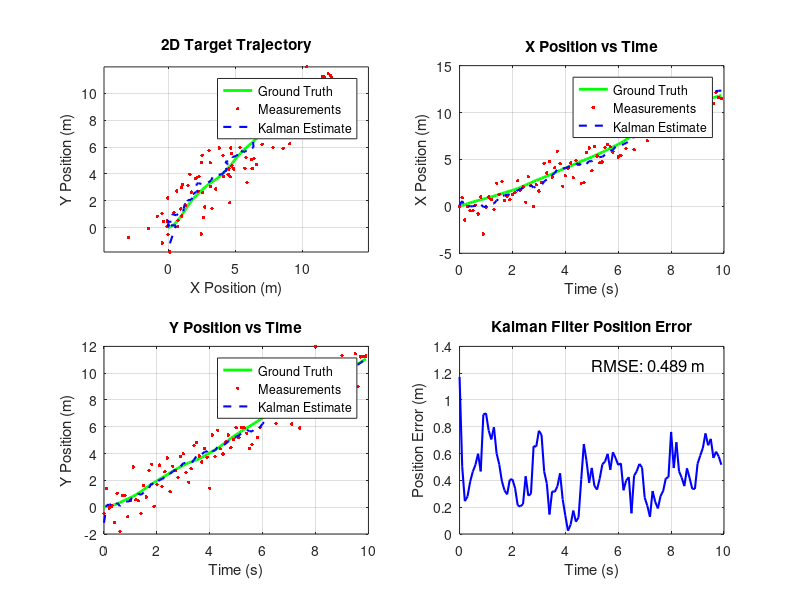

This chart was generated by the following MATLAB code: (Note: this script raises an error after producing the figure.)
% TRACKING_DEMO Multi-target tracking demonstration using Stone Soup Simulink blocks
%
%   This script demonstrates how to use the Stone Soup Simulink library
%   to perform Kalman filtering for target tracking.
%
%   The demo creates a simple tracking scenario with:
%   - A constant velocity target
%   - Noisy position measurements
%   - Kalman filter for state estimation
%
% SPDX-FileCopyrightText: 2017-2025 Stone Soup contributors
% SPDX-License-Identifier: MIT

%% Setup
clear; clc;

% Add path to Simulink library
libDir = fileparts(mfilename('fullpath'));
parentDir = fileparts(libDir);
addpath(parentDir);

%% Simulation Parameters
dt = 0.1;           % Time step (seconds)
T = 10;             % Total simulation time (seconds)
N = T / dt;         % Number of time steps

% State: [x, vx, y, vy]' - position and velocity in 2D
state_dim = 4;
meas_dim = 2;       % Measure position only: [x, y]'

%% Target Motion Model (Constant Velocity)
% State transition matrix
F = [1 dt 0  0;
     0  1 0  0;
     0  0 1 dt;
     0  0 0  1];

% Process noise (acceleration disturbance)
q = 0.1;  % Process noise intensity
Q_block = [dt^3/3, dt^2/2;
           dt^2/2, dt] * q;
Q = blkdiag(Q_block, Q_block);

%% Measurement Model
% Measurement matrix (observe position only)
H = [1 0 0 0;
     0 0 1 0];

% Measurement noise covariance
r = 1.0;  % Measurement noise standard deviation
R = r^2 * eye(meas_dim);

%% Initial State
x0_true = [0; 1; 0; 0.5];  % Start at origin, moving diagonally
P0 = diag([1, 0.1, 1, 0.1]);  % Initial uncertainty

%% Generate Ground Truth and Measurements
rng(42);  % For reproducibility

% Preallocate
x_true = zeros(state_dim, N);
z_meas = zeros(meas_dim, N);

x_true(:, 1) = x0_true;
z_meas(:, 1) = H * x_true(:, 1) + r * randn(meas_dim, 1);

for k = 2:N
    % Process noise
    w = chol(Q)' * randn(state_dim, 1);
    x_true(:, k) = F * x_true(:, k-1) + w;

    % Measurement noise
    v = r * randn(meas_dim, 1);
    z_meas(:, k) = H * x_true(:, k) + v;
end

%% Kalman Filter (MATLAB Implementation for Comparison)
x_est = zeros(state_dim, N);
P_est = zeros(state_dim, state_dim, N);

% Initialize
x_est(:, 1) = x0_true + chol(P0)' * randn(state_dim, 1);  % Noisy initial estimate
P_est(:, :, 1) = P0;

for k = 2:N
    % Predict
    x_pred = F * x_est(:, k-1);
    P_pred = F * P_est(:, :, k-1) * F' + Q;

    % Update
    y = z_meas(:, k) - H * x_pred;  % Innovation
    S = H * P_pred * H' + R;         % Innovation covariance
    K = P_pred * H' / S;             % Kalman gain

    x_est(:, k) = x_pred + K * y;
    I_KH = eye(state_dim) - K * H;
    P_est(:, :, k) = I_KH * P_pred * I_KH' + K * R * K';
end

%% Plotting
figure('Name', 'Multi-Target Tracking Demo', 'Position', [100 100 1200 800]);

% Subplot 1: 2D trajectory
subplot(2, 2, 1);
plot(x_true(1, :), x_true(3, :), 'g-', 'LineWidth', 2, 'DisplayName', 'Ground Truth');
hold on;
plot(z_meas(1, :), z_meas(2, :), 'r.', 'MarkerSize', 8, 'DisplayName', 'Measurements');
plot(x_est(1, :), x_est(3, :), 'b--', 'LineWidth', 1.5, 'DisplayName', 'Kalman Estimate');
xlabel('X Position (m)');
ylabel('Y Position (m)');
title('2D Target Trajectory');
legend('Location', 'best');
grid on;
axis equal;

% Subplot 2: X position over time
subplot(2, 2, 2);
t = (0:N-1) * dt;
plot(t, x_true(1, :), 'g-', 'LineWidth', 2, 'DisplayName', 'Ground Truth');
hold on;
plot(t, z_meas(1, :), 'r.', 'MarkerSize', 8, 'DisplayName', 'Measurements');
plot(t, x_est(1, :), 'b--', 'LineWidth', 1.5, 'DisplayName', 'Kalman Estimate');
xlabel('Time (s)');
ylabel('X Position (m)');
title('X Position vs Time');
legend('Location', 'best');
grid on;

% Subplot 3: Y position over time
subplot(2, 2, 3);
plot(t, x_true(3, :), 'g-', 'LineWidth', 2, 'DisplayName', 'Ground Truth');
hold on;
plot(t, z_meas(2, :), 'r.', 'MarkerSize', 8, 'DisplayName', 'Measurements');
plot(t, x_est(3, :), 'b--', 'LineWidth', 1.5, 'DisplayName', 'Kalman Estimate');
xlabel('Time (s)');
ylabel('Y Position (m)');
title('Y Position vs Time');
legend('Location', 'best');
grid on;

% Subplot 4: Position estimation error
subplot(2, 2, 4);
pos_error = sqrt((x_true(1, :) - x_est(1, :)).^2 + (x_true(3, :) - x_est(3, :)).^2);
plot(t, pos_error, 'b-', 'LineWidth', 1.5);
xlabel('Time (s)');
ylabel('Position Error (m)');
title('Kalman Filter Position Error');
grid on;

% Calculate and display RMSE
rmse_pos = sqrt(mean(pos_error.^2));
text(0.5, 0.9, sprintf('RMSE: %.3f m', rmse_pos), 'Units', 'normalized', 'FontSize', 12);

sgtitle('Stone Soup Kalman Filter Tracking Demo');

%% Display Summary
fprintf('\n=== Tracking Demo Summary ===\n');
fprintf('Simulation time: %.1f seconds\n', T);
fprintf('Time step: %.2f seconds\n', dt);
fprintf('Number of steps: %d\n', N);
fprintf('State dimension: %d\n', state_dim);
fprintf('Measurement dimension: %d\n', meas_dim);
fprintf('Position RMSE: %.3f m\n', rmse_pos);
fprintf('\nTo use Stone Soup Simulink blocks:\n');
fprintf('1. Open stonesoup_lib.slx in Simulink\n');
fprintf('2. Drag blocks into your model\n');
fprintf('3. Configure mask parameters (F, Q, H, R)\n');
fprintf('4. Connect state and measurement signals\n');
